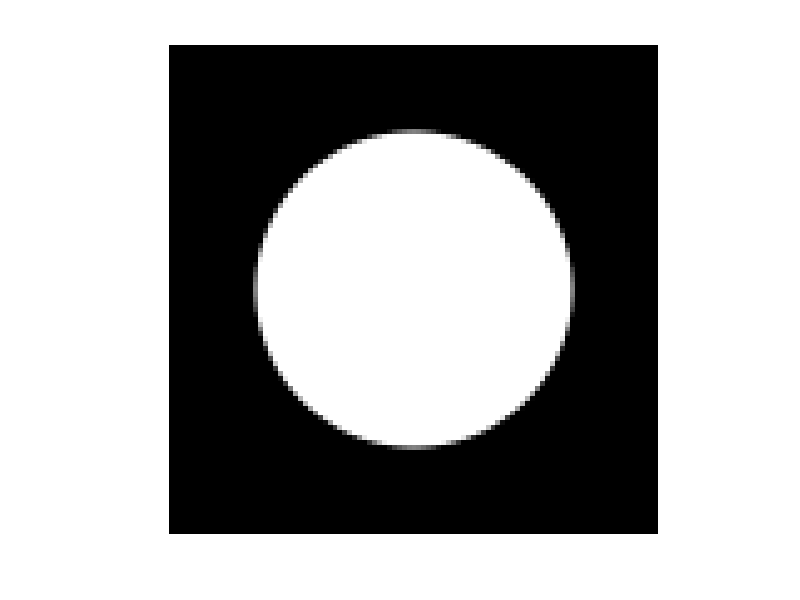
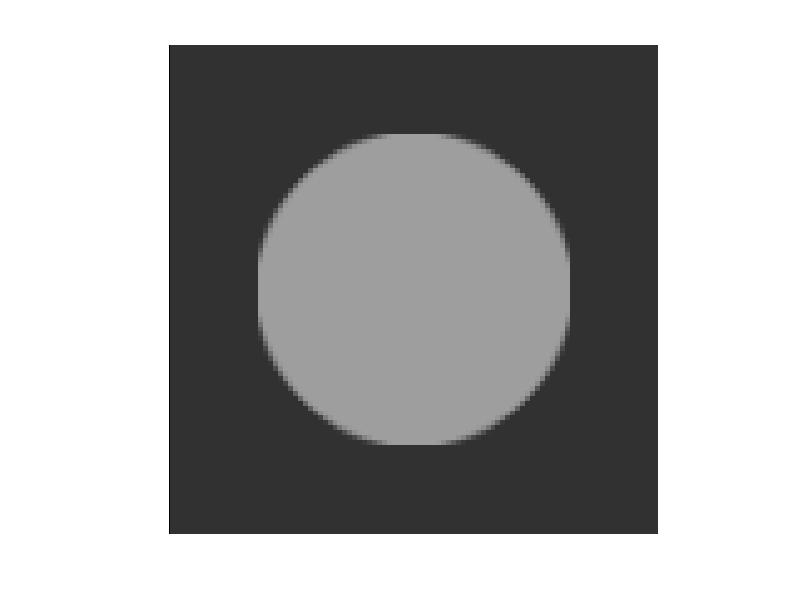

These figures' MATLAB source, in order:
function main
	
	Nbiter= 3000;
	lambda = 6; 
	tau = 0.003;
	sigma = 1/tau/16;
	rho = 1.9;

	% cell-average sampling approximated by point sampling on a 16x larger grid followed by downsampling
	S=99;
	y=zeros(S*16,S*16);
	[n1,n2]=meshgrid(1:S*16,1:S*16);
	y=((n1-S*8-1/2).^2+(n2-S*8-1/2).^2<=(32*16)^2);
	y=(y(1:2:end,1:2:end)+y(2:2:end,1:2:end)+y(1:2:end,2:2:end)+y(2:2:end,2:2:end))/4;
	y=(y(1:2:end,1:2:end)+y(2:2:end,1:2:end)+y(1:2:end,2:2:end)+y(2:2:end,2:2:end))/4;
	y=(y(1:2:end,1:2:end)+y(2:2:end,1:2:end)+y(1:2:end,2:2:end)+y(2:2:end,2:2:end))/4;
	y=(y(1:2:end,1:2:end)+y(2:2:end,1:2:end)+y(1:2:end,2:2:end)+y(2:2:end,2:2:end))/4;
	figure(1);
	imshow(y);
	colormap gray
	imwrite(y,'y.tif');
			
	opD = @(x) cat(3,[-diff(x,1,1);zeros(1,size(x,2))],[-diff(x,1,2) zeros(size(x,1),1)],...
		[zeros(1,size(x,2));diff(x,1,1)],[zeros(size(x,1),1) diff(x,1,2)]);
	opDadj = @(u) [u(1,:,1);diff(u(:,:,1),1,1)]+[u(:,1,2) diff(u(:,:,2),1,2)]+...
		[-diff(u(:,:,3),1,1);u(end,:,3)]+[-diff(u(:,:,4),1,2) u(:,end,4)];	
	prox_tau_f = @(x) (x+tau*y)/(1+tau);
	
	x = y;
	u = zeros([size(x) 4]);
	fprintf('0 %f\n',lambda*sum(sum(sqrt(sum(max(opD(y),0).^2,3)))));
	for iter = 1:Nbiter
		xnew = prox_tau_f(x-tau*opDadj(u));
		unew = prox_sigma_g_conj(u+sigma*opD(2*xnew-x),lambda);
		x = xnew+(rho-1)*(xnew-x);
		u = unew+(rho-1)*(unew-u);
		if mod(iter,40)==0
			%we display the primal and dual cost functions, which reach equal values at convergence
			fprintf('%d %f %f\n',iter,sum(sum((xnew-y).^2))/2+...
				lambda*sum(sum(sqrt(sum(max(opD(xnew),0).^2,3)))),...
				-sum(sum((y-opDadj(unew)).^2-y.^2))/2);
			figure(2);
			imshow(xnew);
			colormap flag
			drawnow
		end
	end
	figure(2);
	imshow(xnew);
	colormap gray
	imwrite(xnew,'x_upwind.tif');
	
end

function unew = prox_sigma_g_conj(u,lambda) 
	u = max(u,0);
	unew = bsxfun(@rdivide, u, max(sqrt(sum(u.^2,3))/lambda,1));
end
